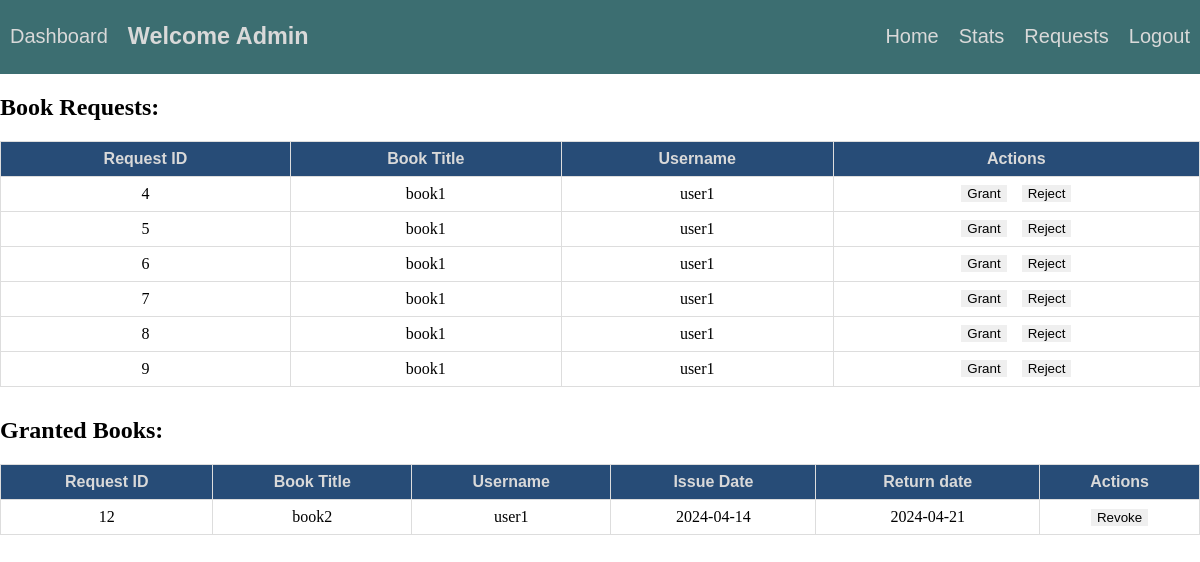
The page /requests on the database as committed earlier.
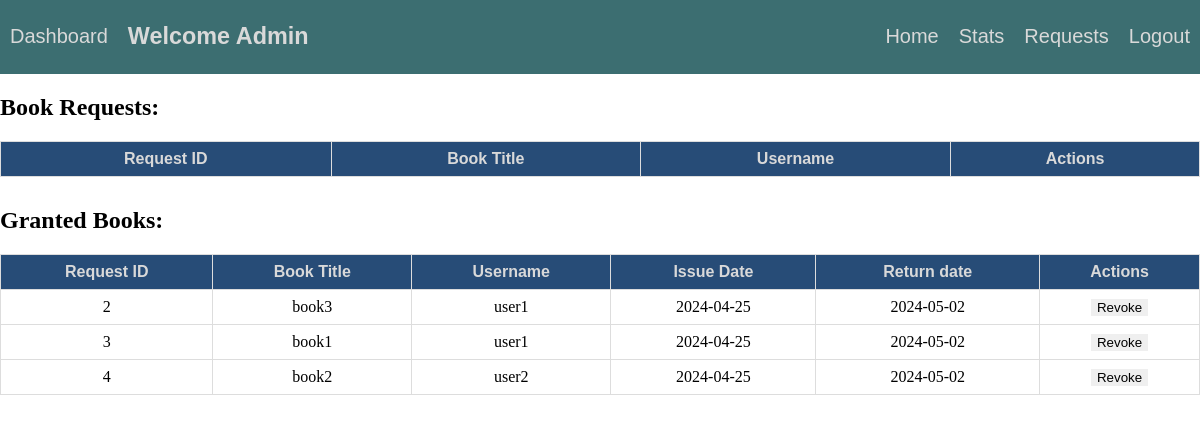
The same page on the database as committed later.
### tables this page shows
CREATE TABLE request (id INTEGER PRIMARY KEY AUTOINCREMENT, booktitle TEXT, username TEXT);

CREATE TABLE admingranted (id INTEGER PRIMARY KEY AUTOINCREMENT, username TEXT, booktitle TEXT,issued DATE, return DATE);

### app.py (the view)
@app.route('/requests')
def requests():
    conn = get_db_connection()
    requests = conn.execute('SELECT * FROM request').fetchall()
    grants = conn.execute('SELECT * FROM admingranted').fetchall()
    conn.close()
    return render_template('admin_requests.html',requests=requests,grants=grants)

### app.py (called while the page is built)
def get_db_connection():
    conn = sqlite3.connect('database.db')
    conn.row_factory = sqlite3.Row
    return conn

### templates/admin_requests.html (shortened to what this page needs)
<!DOCTYPE html>
<html lang="en">
<head>
    <link rel="stylesheet" href="{{ url_for('static', filename='style.css') }}">
</head>
<body style="margin:0;">
    <div class="">
        <div class="topbar">
            <div class="leftitems">
                <a href="{{url_for('librarian_dashboard')}}">Dashboard </a>
                <h3>Welcome Admin</h3>
            </div>
            <div class="rightitems">
                <a href="{{url_for('librarian_dashboard')}}">Home </a>
                <a href="{{ url_for('adminstats') }}">Stats   </a>
                <a href="{{ url_for('requests') }}">Requests  </a>
                <a href="{{ url_for('logout') }}">Logout</a>
            </div>
        </div>
        <div class="requestcontent">
            <h2 style="margin-top: 20px; margin-bottom: 0px;">Book Requests:</h2>
            <table>
                <thread>
                    <tr>
                        <th>Request ID</th>
                        <th>Book Title</th>
                        <th>Username</th>
                        <th>Actions</th>
                    </tr>
                </thread>
                <tbody>
            {% for request in requests %}
                <tr>
                <td> {{request.id}} </td>
                <td>{{request.booktitle}}</td>
                <td>{{request.username}}</td>
                <td class="request-btns-data">
                <form action="/permissions" method="POST">
                    <div class="request-btns">
                        <input type="submit" name="action" value="Grant" class="request-btns-btn">
                        <input type="submit" name="action" value="Reject" class="request-btns-btn">
                    </div>
                </form>
                </td>
            </tr>
            {% endfor %}
        </tbody>
            </table>
        <h2 style="margin-bottom: 0px;">Granted Books:</h2>
        <table>
            <thread>
            <tr>
                <th>Request ID</th>
                <th>Book Title</th>
                <th>Username</th>
                <th>Issue Date</th>
                <th>Return date</th>
                <th>Actions</th>
            </tr>
             </thread>
             <tbody>
            {% for grant in grants %}
           <tr>
                <td> {{grant.id}}       </td>
                <td> {{grant.booktitle}}</td>
                <td> {{grant.username}} </td>
                <td> {{grant.issued}}   </td>
                <td> {{grant.return}}   </td>
                <td class="revoke-btn-data">
                <form action="/revoke_book" method="POST">
                    <input type="submit" name="action" value="Revoke" class="request-btns-btn">
                </form>
            </td>
            </tr>
            {% endfor %}
        </tbody>
        </table>
        </div>
    </div>
</body>
</html>

### static/style.css (style rules this page uses)
.topbar { background-color: #3c6e71; display: flex; flex-direction: row; justify-content: space-between; font-family: Arial, sans-serif; font-size: 20px; color:#d9d9d9; }
.leftitems, .rightitems { display: flex; gap: 20px; align-items: center; padding-left: 10px; padding-right:10px ; }
.leftitems > a { text-decoration: none; font-family: Arial, Helvetica, sans-serif; color:#d9d9d9; }
.rightitems >a { text-decoration: none; color:#d9d9d9; }
.requestcontent { display: flex; flex-direction: column; gap: 10px; }
.requestcontent table { width: 100%; border-collapse: collapse; padding: 20px; }
.requestcontent th { background-color: #274c77; color: #d9d9d9; border: 1px solid #dddddd; padding: 8px; text-align: center; text-align: center; font-family: 'Gill Sans', 'Gill Sans MT', Calibri, 'Trebuchet MS', sans-serif; }
.requestcontent td { border: 1px solid #dddddd; padding: 8px; text-align: center; }
.request-btns-btn { border:none; box-shadow: none; font-family: Arial, Helvetica, sans-serif; }

Rows that differ between the two databases and show on the page:
removed request: id "4", booktitle "book1", username "user1"
removed request: id "5", booktitle "book1", username "user1"
removed request: id "6", booktitle "book1", username "user1"
removed request: id "7", booktitle "book1", username "user1"
removed request: id "8", booktitle "book1", username "user1"
removed request: id "9", booktitle "book1", username "user1"
removed admingranted: id "12", booktitle "book2", username "user1", issued "2024-04-14", return "2024-04-21"
added admingranted: id "2", booktitle "book3", username "user1", issued "2024-04-25", return "2024-05-02"
added admingranted: id "3", booktitle "book1", username "user1", issued "2024-04-25", return "2024-05-02"
added admingranted: id "4", booktitle "book2", username "user2", issued "2024-04-25", return "2024-05-02"
